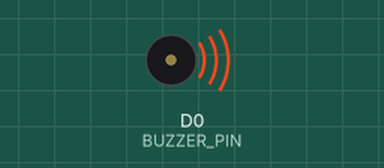
A sketch run on a simulated ESP8266 (NodeMCU). On the bench: buzzer (waves = sounding).

Above: at 0.5 s.
Timing chart, 0 to 4.6 s (numbered marks = the images above):
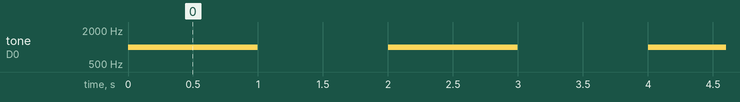

The sketch:

buzzer.ino
```cpp
#define BUZZER_PIN D0
#define FREQ 1000
void setup() {
	Serial.begin(115200);
	pinMode(BUZZER_PIN, OUTPUT);
}

void loop() {
	tone(BUZZER_PIN, FREQ);
	delay(1000);
	noTone(BUZZER_PIN);
	delay(1000);
}
```

Measured:
- by itself, tone on D0 (BUZZER_PIN): alternates 1000 Hz for 1.0 s and silent for 1.0 s
